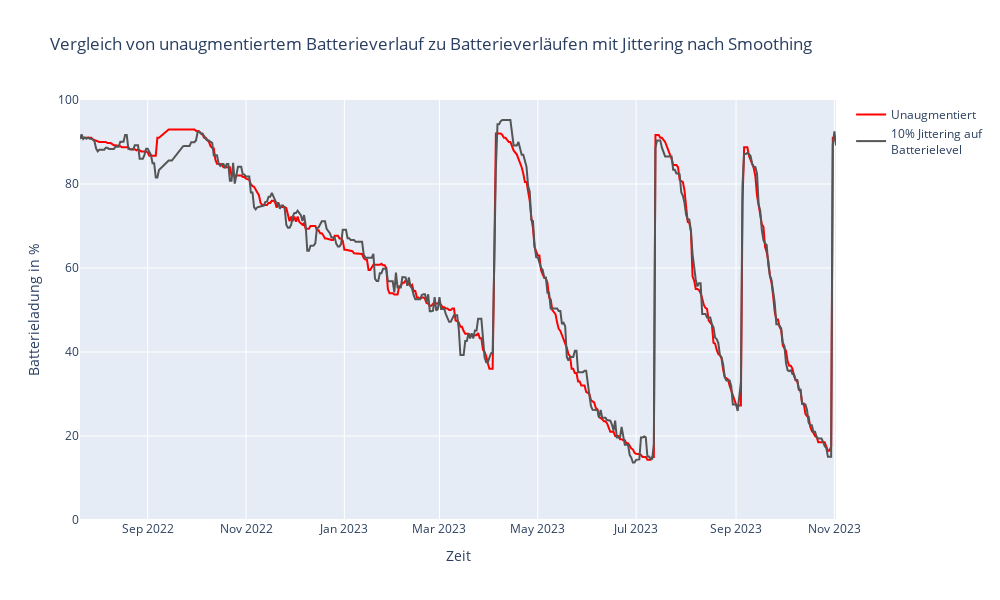

The notebook cell this image was saved under:
### Code cell
plots.plot_compare_multiple_dfs(
    [
        (df_raw_smoothed, "battery_level_percent", DEV, "Unaugmentiert", True),
        (df_noise_smoothed, "battery_level_percent", DEV, "10% Jittering auf<br>Batterielevel", True),
    ],
    colors=["#F00", "#555", "#555"],
    title="Vergleich von unaugmentiertem Batterieverlauf zu Batterieverläufen mit Jittering nach Smoothing"
)

### Figure 1 — Plotly figure (JSON) as saved in the notebook; plotly's stock layout.template omitted (floating-point values rounded to 4 significant figures; data arrays with more than 128 entries replaced by an {"elided": "..."} marker saying what was removed)
{"data": [{"marker": {"color": "#F00"}, "mode": "lines", "name": "Unaugmentiert", "type": "scatter", "x": {"elided": "447 str values"}, "y": {"elided": "447 float values"}}, {"marker": {"color": "#555"}, "mode": "lines", "name": "10% Jittering auf<br>Batterielevel", "type": "scatter", "x": {"elided": "447 str values"}, "y": {"elided": "447 float values"}}], "layout": {"height": 600, "showlegend": true, "title": {"text": "Vergleich von unaugmentiertem Batterieverlauf zu Batterieverläufen mit Jittering nach Smoothing"}, "width": 1000, "xaxis": {"title": {"text": "Zeit"}}, "yaxis": {"range": [0, 100], "title": {"text": "Batterieladung in %"}}}}
